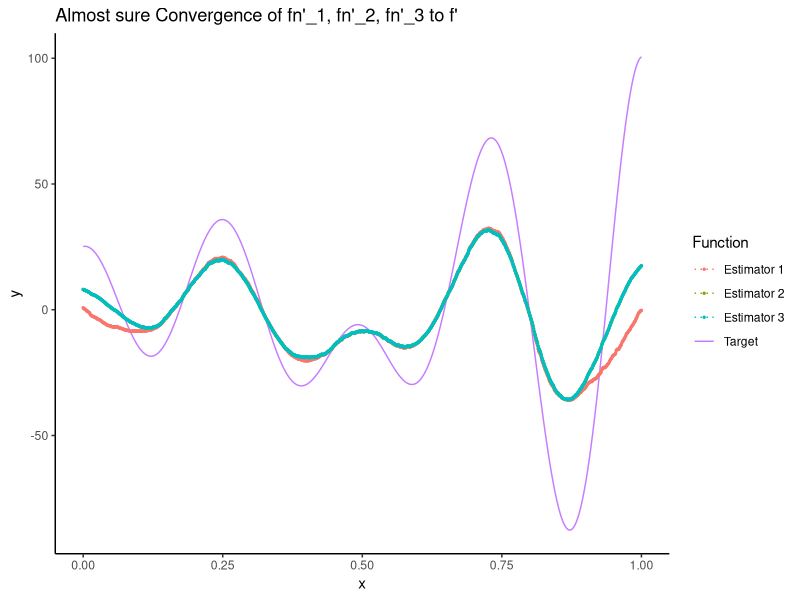
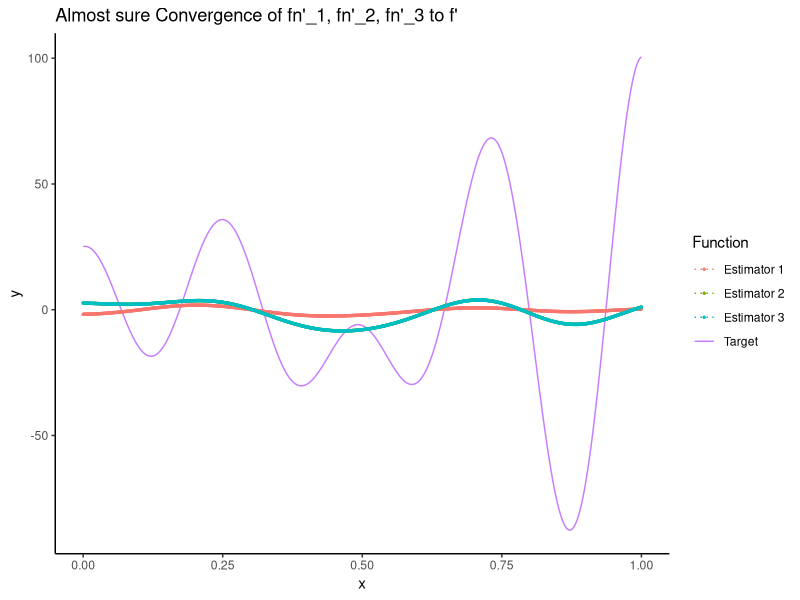
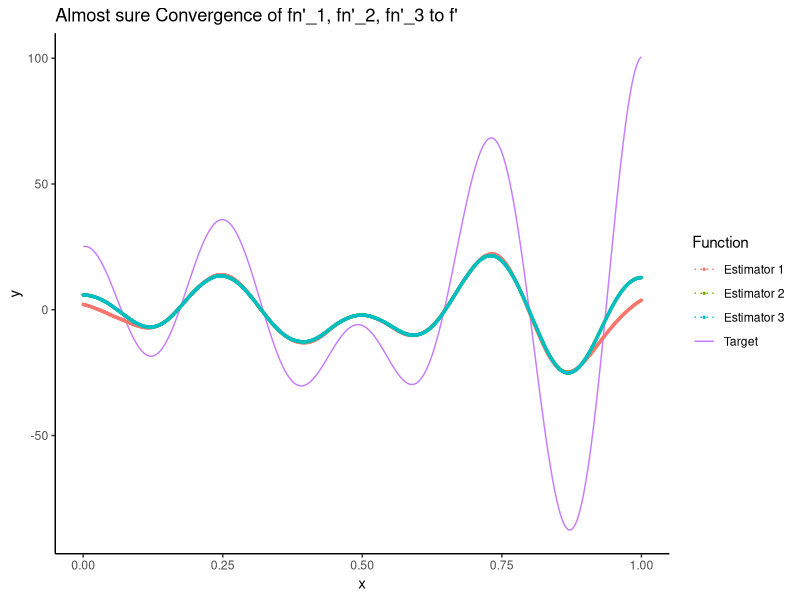
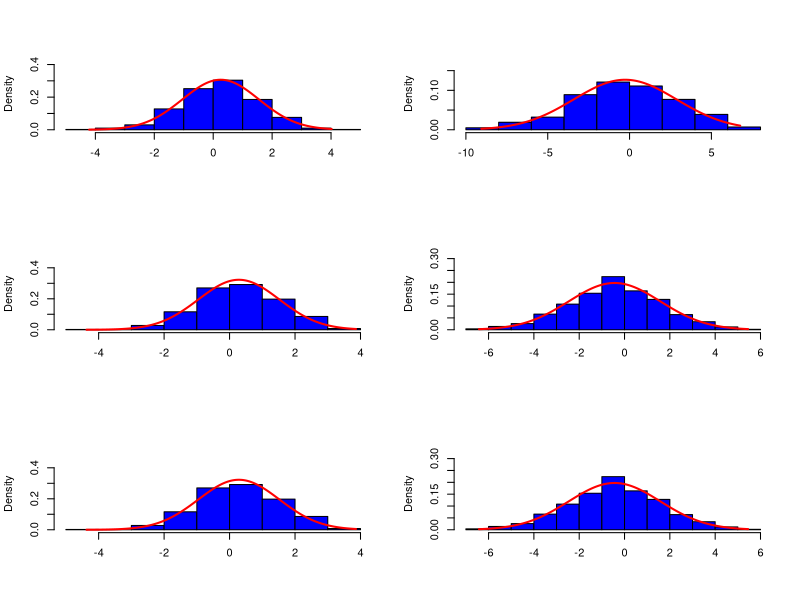
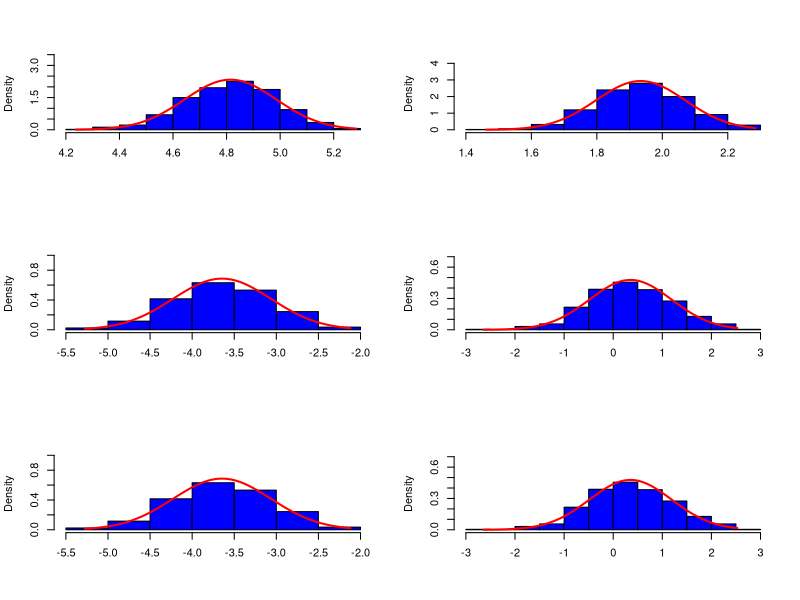
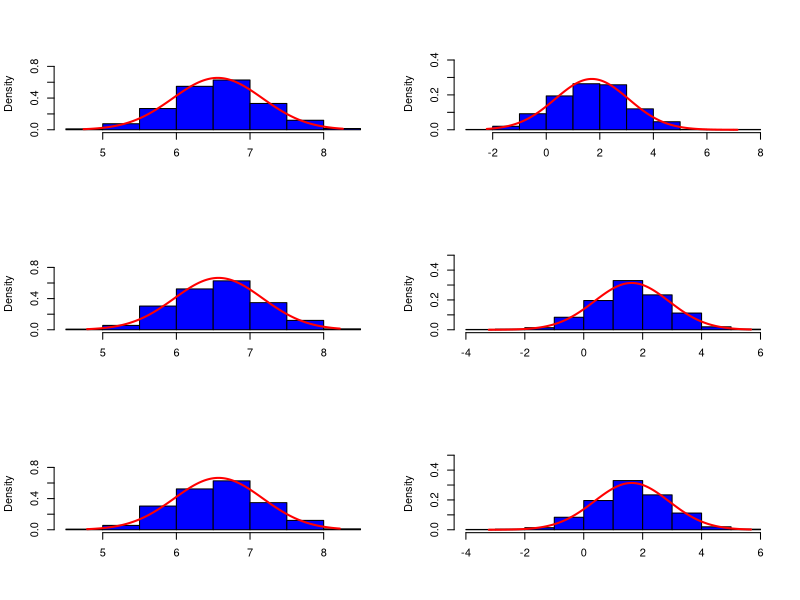

These figures' R source, in order:
## ---- chunk 1

N <- 10000 # sample size
alpha <- 0.3 # value given in the paper obtained with CV
h <- (1:N)^(-alpha)# bandwidth

h_N <- function(x) {
  return((1/N)*(sum((Y_N/h)*K((x-X_N)/h))))
}
g_N <- function(x) {
  return((1/N)*(sum((1/h)*K((x-X_N)/h))))
}
h_N_prime <- function(x) {
  return((1/N)*(sum((Y_N/h^2)*K_prime((x-X_N)/h))))
}
g_N_prime <- function(x) {
  return((1/N)*(sum((1/h^2)*K_prime((x-X_N)/h))))
}
es_n1 <- function(x) { # recursive version of Nadaraya Watson (Parzen 1962; Rosenblatt 1956)
  return((h_N_prime(x)/g_N(x)) - (h_N(x)*g_N_prime(x))/(g_N(x))^2)
}
es_n2 <- function(x) { # Johnston (1982)
  return((h_N_prime(x)/g(x)) - (h_N(x)*g_prime(x))/(g(x))^2)
}
es_n3 <- function(x) { # Wand and Jones (1995)
  return((1/N)*(sum(Y_N/(g(x)*h^2)*K_prime((x-X_N)/h))))
}
## ---- chunk 2
# global setting for CV
# global functions invariant to kernel and estimator choice
# data generation

f <- function(x) { # primitive of target function
  return((x+2)*sin(4*pi*x^2)+2*sin(8*pi*x))
}
f_prime <- function(x) { # target function
  return(sin(4*pi*x^2)+8*pi*x*(x+2)*cos(4*pi*x^2) + 8*pi*cos(8*pi*x))
}
g <- function(x) { # density of X
  return(1)
}
g_prime <- function(x){
  return(0)
}

# data generation
N <- 1000 # sample size
eps <- rnorm(N, 0, 1) # error term
X <- runif(N, 0, 1) # X ~ U[0, 1] with density g
Y <- f(X) + eps # (Y, X) non parametric relation
## ---- chunk 3
K <- function(x) { # Epanechnikov kernel
  return(ifelse(abs(x) <= 1, (3/4)*(1-x^2), 0)) 
}
K_prime <- function(x) { # derivative of kernel
  return(ifelse(abs(x) <= 1, -(3/2)*x, 0))
}
## ---- chunk 4
# Cross Validation function
CV_es1 <- function(alpha) { # CV for each estimator given K, g, f, X, Y
    cv_score <- 0
    h <- (1:N)^(-alpha)
    H <- h # saving for LOOCV
    for (k in 1:length(X)) { # proceeding to LOOCV
      # cv_[esn_j](X_(-1)) + ... + cv_j(X_(-n))
      X_N <- X # (X_1, ..., X_N)
      Y_N <- Y # (Y_1, ..., Y_N)
      h <- H[-k] # leaving one out
      X_N <- X_N[-k] # leaving one out
      Y_N <- Y_N[-k] # leaving one out
      es_n1 <- function(x) {
        return((h_N_prime(x)/g_N(x)) - (h_N(x)*g_N_prime(x))/(g_N(x))^2)
      }
      h_N <- function(x) {# p(Y_N,X_N,h) => impacted by LOOCV
        return((1/N)*(sum((Y_N/h)*K((x-X_N)/h))))
      }
      g_N <- function(x) {# p(X_N,h) => impacted by LOOCV
        return((1/N)*(sum((1/h)*K((x-X_N)/h))))
      }
      h_N_prime <- function(x) {# p(Y_N,X_N,h) => impacted by LOOCV
        return((1/N)*(sum((Y_N/h^2)*K_prime((x-X_N)/h))))
      }
      g_N_prime <- function(x) {# p(X_N,h) => impacted by LOOCV
        return((1/N)*(sum((1/h^2)*K_prime((x-X_N)/h))))
      }
      cv_score <- cv_score + (1/N)*(es_n1(X[k]) - f_prime(X[k]))^2
    }
      return(cv_score)
  }

CV_es2 <- function(alpha) { # CV for each estimator given K, g, f, X, Y
    cv_score <- 0
    h <- (1:N)^(-alpha)
    H <- h # saving for LOOCV
    for (k in 1:length(X)) { # proceeding to LOOCV
      # cv_[esn_j](X_(-1)) + ... + cv_j(X_(-n))
      X_N <- X # (X_1, ..., X_N)
      Y_N <- Y # (Y_1, ..., Y_N)
      h <- H[-k] # leaving one out
      X_N <- X_N[-k] # leaving one out
      Y_N <- Y_N[-k] # leaving one out
      es_n2 <- function(x) {
        return((h_N_prime(x)/g(x)) - (h_N(x)*g_prime(x))/(g(x))^2)
      }
      h_N <- function(x) {# p(Y_N,X_N,h) => impacted by LOOCV
        return((1/N)*(sum((Y_N/h)*K((x-X_N)/h))))
      }
      g_N <- function(x) {# p(X_N,h) => impacted by LOOCV
        return((1/N)*(sum((1/h)*K((x-X_N)/h))))
      }
      h_N_prime <- function(x) {# p(Y_N,X_N,h) => impacted by LOOCV
        return((1/N)*(sum((Y_N/h^2)*K_prime((x-X_N)/h))))
      }
      g_N_prime <- function(x) {# p(X_N,h) => impacted by LOOCV
        return((1/N)*(sum((1/h^2)*K_prime((x-X_N)/h))))
      }
      cv_score <- cv_score + (1/N)*(es_n2(X[k]) - f_prime(X[k]))^2
    }
    return(cv_score)
  }

CV_es3 <- function(alpha) { # CV for each estimator given K, g, f, X, Y
    cv_score <- 0
    h <- (1:N)^(-alpha)
    H <- h # saving for LOOCV
    for (k in 1:length(X)) { # proceeding to LOOCV
      # cv_[esn_j](X_(-1)) + ... + cv_j(X_(-n))
      X_N <- X # (X_1, ..., X_N)
      Y_N <- Y # (Y_1, ..., Y_N)
      h <- H[-k] # leaving one out
      X_N <- X_N[-k] # leaving one out
      Y_N <- Y_N[-k] # leaving one out
      es_n3 <- function(x) {
          y <- rep(NA, length(x))
          for (j in 1:length(x)) {
            y[j] <- (1/N)*(sum(Y_N/(g(x)*h^2)*K_prime((x[j]-X_N)/h)))
          }
          return(y)
      } 
      h_N <- function(x) {# p(Y_N,X_N,h) => impacted by LOOCV
        return((1/N)*(sum((Y_N/h)*K((x-X_N)/h))))
      }
      g_N <- function(x) {# p(X_N,h) => impacted by LOOCV
        return((1/N)*(sum((1/h)*K((x-X_N)/h))))
      }
      h_N_prime <- function(x) {# p(Y_N,X_N,h) => impacted by LOOCV
        return((1/N)*(sum((Y_N/h^2)*K_prime((x-X_N)/h))))
      }
      g_N_prime <- function(x) {# p(X_N,h) => impacted by LOOCV
        return((1/N)*(sum((1/h^2)*K_prime((x-X_N)/h))))
      }
      cv_score <- cv_score + (1/N)*(es_n3(X[k]) - f_prime(X[k]))^2
    }
      return(cv_score)
}
## ---- chunk 5
# Optimal bandwidth for Kernel 1 and es_n1, es_n2, es_n3
library(stats)
res_es1 <- optim(par=0.3, fn = CV_es1, lower = 1/5, upper=1/3, method="L-BFGS-B")
alpha_star_es1 <-res_es1$par
alpha_star_es1
res_es2 <- optim(par=0.3, fn = CV_es2, lower = 1/5, upper=1/3, method="L-BFGS-B")
alpha_star_es2 <-res_es2$par
alpha_star_es2
res_es3 <- optim(par=0.3, fn = CV_es3, lower = 1/5, upper=1/3, method="L-BFGS-B")
alpha_star_es3 <-res_es3$par
alpha_star_es3
## ---- chunk 6
K <- function(x) {
  return(pnorm(x)) 
}
K_prime <- function(x) {
  return(-(x*(1/sqrt(2*pi))*(exp(-(1/2)*x^2))))
}
## ---- chunk 7
# Optimal bandwidth for Kernel 2 and es_n1, es_n2, es_n3
# Optimal bandwidth for Kernel 1 and es_n1, es_n2, es_n3
library(stats)
res_es1 <- optim(par=0.3, fn = CV_es2, lower = 1/5, upper=1/3, method="L-BFGS-B")
alpha_star_es1 <-res_es1$par
alpha_star_es1
res_es2 <- optim(par=0.3, fn = CV_es2, lower = 1/5, upper=1/3, method="L-BFGS-B")
alpha_star_es2 <-res_es2$par
alpha_star_es2
res_es3 <- optim(par=0.3, fn = CV_es2, lower = 1/5, upper=1/3, method="L-BFGS-B")
alpha_star_es3 <-res_es3$par
alpha_star_es3
## ---- chunk 8
K <- function(x) {
  return(ifelse(abs(x) <= 1, (15/16)*(1-x^2)^2, 0))
}
K_prime <- function(x) {
  return(ifelse(abs(x) <= 1, -(15/8)*(x)*(1-x^2), 0))
}
## ---- chunk 9
library(stats)
res_es1 <- optim(par=0.3, fn = CV_es2, lower = 1/5, upper=1/3, method="L-BFGS-B")
alpha_star_es1 <-res_es1$par
alpha_star_es1
res_es2 <- optim(par=0.3, fn = CV_es2, lower = 1/5, upper=1/3, method="L-BFGS-B")
alpha_star_es2 <-res_es2$par
alpha_star_es2
res_es3 <- optim(par=0.3, fn = CV_es2, lower = 1/5, upper=1/3, method="L-BFGS-B")
alpha_star_es3 <-res_es3$par
alpha_star_es3
## ---- chunk 10
# data generation
alpha <- 1/3 # optimal bandwidth by LOOCV
h <- (1:N)^(-alpha) # bandwidth
N <- 10000 # sample size
eps_N <- rnorm(N, 0, 1) # error term
X_N <- runif(N, 0, 1) # X ~ U[0, 1]
Y_N <- f(X_N) + eps_N # Non parametric relation between X and Y
# global functions and data generation
f <- function(x) {
  return((x+2)*sin(4*pi*x^2)+2*sin(8*pi*x))
}
f_prime <- function(x) {
  return(sin(4*pi*x^2)+8*pi*x*(x+2)*cos(4*pi*x^2) + 8*pi*cos(8*pi*x))
}

h_N <- function(x) {
  y <- rep(NA, length(x))
  for (j in 1:length(x)) {
    y[j] <- (1/N)*(sum((Y_N/h)*K((x[j]-X_N)/h)))
  }
  return(y)
}
g_N <- function(x) {
  y <- rep(NA, length(x))
  for (j in 1:length(x)) {
    y[j] <- (1/N)*(sum((1/h)*K((x[j]-X_N)/h)))
  }
  return(y)
}
h_N_prime <- function(x) {
  y <- rep(NA, length(x))
  for (j in 1:length(x)) {
    y[j] <- (1/N)*(sum((Y_N/h^2)*K_prime((x[j]-X_N)/h)))
  }
  return(y)
}
g_N_prime <- function(x) {
  y <- rep(NA, length(x))
  for (j in 1:length(x)) {
    y[j] <- (1/N)*(sum((1/h^2)*K_prime((x[j]-X_N)/h)))
  }
  return(y)
}
# estimators
es_n1 <- function(x) {
  return((h_N_prime(x)/g_N(x)) - (h_N(x)*g_N_prime(x))/(g_N(x))^2)
}
es_n2 <- function(x) {
  return((h_N_prime(x)/g(x)) - (h_N(x)*g_prime(x))/(g(x))^2)
}
es_n3 <- function(x) {
  y <- rep(NA, length(x))
  for (j in 1:length(x)) {
    y[j] <- (1/N)*(sum(Y_N/(g(x)*h^2)*K_prime((x[j]-X_N)/h)))
  }
  return(y)
}
# density of X
g <- function(x) {
  return(1)
}
g_prime <- function(x){
  return(0)
}
## ---- chunk 11
# Select Kernel for a.s. convergence plot
# epanechnikov kernel
K <- function(x) {
  return(ifelse(abs(x) <= 1, (3/4)*(1-x^2), 0)) 
}
K_prime <- function(x) {
  return(ifelse(abs(x) <= 1, -(3/2)*x, 0))
}
## ---- chunk 12
library(ggplot2)
x <- seq(0, 1, length.out = 1000) # plot on interval 0, 1
df <- data.frame( # plot of f', es_n1, es_n2, es_n3
  x = rep(x, 4),
  y = c(f_prime(x), es_n1(x), es_n2(x), es_n3(x)),
  curve_name = factor(rep(c("Target","Estimator 1", "Estimator 2", "Estimator 3"), each = length(x)))
)
ggplot(df, aes(x = x, y = y, color = curve_name, linetype = curve_name)) + # specifying the ggplot ; curve distinguishable by color and linetype
  geom_line(size = 0.5) +
  geom_point( # adding points gives better look
    data = subset(df, curve_name != "Target"),
    size = 0.5,
  ) +
  scale_linetype_manual(values = c("Target" = "solid", "Estimator 1" = "dotted", "Estimator 2" = "dotted", "Estimator 3" = "dotted")) + # setting of linetypes by curve
  labs(
    title = "Almost sure Convergence of fn'_1, fn'_2, fn'_3 to f'",
    x = "x",
    y = "y",
    color = "Function",
    linetype = "Function" # obtain a single legend applying for both colors and linetype
  ) +
  theme_classic()
## ---- chunk 13
# gaussian kernel
K <- function(x) {
  return(pnorm(x)) 
}
K_prime <- function(x) {
  return(-(x*(1/sqrt(2*pi))*(exp(-(1/2)*x^2))))
}
## ---- chunk 14
library(ggplot2)
x <- seq(0, 1, length.out = 1000) # plot on interval 0, 1
df <- data.frame( # plot of f', es_n1, es_n2, es_n3
  x = rep(x, 4),
  y = c(f_prime(x), es_n1(x), es_n2(x), es_n3(x)),
  curve_name = factor(rep(c("Target","Estimator 1", "Estimator 2", "Estimator 3"), each = length(x)))
)
ggplot(df, aes(x = x, y = y, color = curve_name, linetype = curve_name)) + # specifying the ggplot ; curve distinguishable by color and linetype
  geom_line(size = 0.5) +
  geom_point( # adding points gives better look
    data = subset(df, curve_name != "Target"),
    size = 0.5,
  ) +
  scale_linetype_manual(values = c("Target" = "solid", "Estimator 1" = "dotted", "Estimator 2" = "dotted", "Estimator 3" = "dotted")) + # setting of linetypes by curve
  labs(
    title = "Almost sure Convergence of fn'_1, fn'_2, fn'_3 to f'",
    x = "x",
    y = "y",
    color = "Function",
    linetype = "Function" # obtain a single legend applying for both colors and linetype
  ) +
  theme_classic()
## ---- chunk 15
# quadratic kernel
K <- function(x) {
  return(ifelse(abs(x) <= 1, (15/16)*(1-x^2)^2, 0))
}
K_prime <- function(x) {
  return(ifelse(abs(x) <= 1, -(15/8)*(x)*(1-x^2), 0))
}
## ---- chunk 16
library(ggplot2)
x <- seq(0, 1, length.out = 1000) # plot on interval 0, 1
df <- data.frame( # plot of f', es_n1, es_n2, es_n3
  x = rep(x, 4),
  y = c(f_prime(x), es_n1(x), es_n2(x), es_n3(x)),
  curve_name = factor(rep(c("Target","Estimator 1", "Estimator 2", "Estimator 3"), each = length(x)))
)
ggplot(df, aes(x = x, y = y, color = curve_name, linetype = curve_name)) + # specifying the ggplot ; curve distinguishable by color and linetype
  geom_line(size = 0.5) +
  geom_point( # adding points gives better look
    data = subset(df, curve_name != "Target"),
    size = 0.5,
  ) +
  scale_linetype_manual(values = c("Target" = "solid", "Estimator 1" = "dotted", "Estimator 2" = "dotted", "Estimator 3" = "dotted")) + # setting of linetypes by curve
  labs(
    title = "Almost sure Convergence of fn'_1, fn'_2, fn'_3 to f'",
    x = "x",
    y = "y",
    color = "Function",
    linetype = "Function" # obtain a single legend applying for both colors and linetype
  ) +
  theme_classic()
## ---- chunk 17
# global functions and data generation
f <- function(x) {
  return((x+2)*sin(4*pi*x^2)+2*sin(8*pi*x))
}
f_prime <- function(x) {
  return(sin(4*pi*x^2)+8*pi*x*(x+2)*cos(4*pi*x^2) + 8*pi*cos(8*pi*x))
}
# density of X
g <- function(x) {
  return(1)
}
g_prime <- function(x){
  return(0)
}
## ---- chunk 18
# Select Kernel for CLT result
# epanechnikov kernel
K <- function(x) {
  return(ifelse(abs(x) <= 1, (3/4)*(1-x^2), 0)) 
}
K_prime <- function(x) {
  return(ifelse(abs(x) <= 1, -(3/2)*x, 0))
}
## ---- chunk 19
N <- 2000
B <- 500
x0 <- 0.5
alpha <- 0.319 # to obtain centered for both x0 and x1; though not a.s. conv on x1 with alpha != 1/3 high variance may explain why centered ? x0 centered on a.s. conv plot at alpha in (0.319 +- epsilon) and f^2(x0) = 0, see normality convergence on paper
x1 <- 0.8
par(mfrow=c(3,2))

set.seed(123)
ES1_X0 <- rep(NA, B)
ES2_X0 <- rep(NA, B)
ES3_X0 <- rep(NA, B)
ES1_X1 <- rep(NA, B)
ES2_X1 <- rep(NA, B)
ES3_X1 <- rep(NA, B)
for (b in 1:B) {
  h <- (1:N)^(-alpha)
  eps_N <- rnorm(N, 0, 1)
  X_N <- runif(N, 0, 1)
  Y_N <- f(X_N) + eps_N
  h_N <- function(x) {
    y <- rep(NA, length(x))
    for (j in 1:length(x)) {
      y[j] <- (1/N)*(sum((Y_N/h)*K((x[j]-X_N)/h)))
    }
    return(y)
  }
  g_N <- function(x) {
    y <- rep(NA, length(x))
    for (j in 1:length(x)) {
      y[j] <- (1/N)*(sum((1/h)*K((x[j]-X_N)/h)))
    }
    return(y)
  }
  h_N_prime <- function(x) {
    y <- rep(NA, length(x))
    for (j in 1:length(x)) {
      y[j] <- (1/N)*(sum((Y_N/h^2)*K_prime((x[j]-X_N)/h)))
    }
    return(y)
  }
  g_N_prime <- function(x) {
    y <- rep(NA, length(x))
    for (j in 1:length(x)) {
      y[j] <- (1/N)*(sum((1/h^2)*K_prime((x[j]-X_N)/h)))
    }
    return(y)
  }
  es_n1 <- function(x) {
    return((h_N_prime(x)/g_N(x)) - (h_N(x)*g_N_prime(x))/(g_N(x))^2)
    }
  es_n2 <- function(x) {
    return((h_N_prime(x)/g(x)) - (h_N(x)*g_prime(x))/(g(x))^2)
    }
  es_n3 <- function(x) {
    y <- rep(NA, length(x))
    for (j in 1:length(x)) {
      y[j] <- (1/N)*(sum(Y_N/(g(x)*h^2)*K_prime((x[j]-X_N)/h)))
    }
    return(y)
  }
  ES1_X0[b] <- sqrt(N*(1/N^alpha)^3)*
(es_n1(x0) - f_prime(x0))
  ES2_X0[b] <- sqrt(N*(1/N^alpha)^3)*(es_n2(x0) - f_prime(x0))
  ES3_X0[b] <- sqrt(N*(1/N^alpha)^3)*(es_n3(x0) - f_prime(x0))
  ES1_X1[b] <- sqrt(N*(1/N^alpha)^3)*(es_n1(x1) - f_prime(x1))
  ES2_X1[b] <- sqrt(N*(1/N^alpha)^3)*(es_n2(x1) - f_prime(x1))
  ES3_X1[b] <- sqrt(N*(1/N^alpha)^3)*(es_n3(x1) - f_prime(x1))
}

VES1X0 <- c(mean(ES1_X0),sd(ES1_X0))
VES1X1 <- c(mean(ES1_X1),sd(ES1_X1))
VES2X0 <- c(mean(ES2_X0),sd(ES2_X0))
VES2X1 <- c(mean(ES2_X1),sd(ES2_X1))
VES3X0 <- c(mean(ES3_X0),sd(ES3_X0))
VES3X1 <- c(mean(ES3_X1),sd(ES3_X1))
nbins <- 10
XVALS_ES1_X0 <- seq(min(ES1_X0), max(ES1_X0), length.out = 200)
hist(main="", ES1_X0, breaks=nbins, freq = FALSE, col = "blue",
     xlab = "", ylim = c(0, max(density(ES1_X0)$y)*1.5))
lines(XVALS_ES1_X0, dnorm(XVALS_ES1_X0, VES1X0[1], VES1X0[2]), col = "red", lwd = 2)
hist(main="", ES1_X1, breaks=nbins, freq = FALSE, col = "blue",
     xlab = "", ylim = c(0, max(density(ES1_X1)$y)*1.5))
XVALS_ES1_X1 <- seq(min(ES1_X1), max(ES1_X1), length.out = 200)
lines(XVALS_ES1_X1, dnorm(XVALS_ES1_X1, VES1X1[1], VES1X1[2]), col = "red", lwd = 2)

XVALS_ES2_X0 <- seq(min(ES2_X0), max(ES2_X0), length.out = 200)
hist(main="", ES2_X0, breaks=nbins, freq = FALSE, col = "blue",
     xlab = "", ylim = c(0, max(density(ES2_X0)$y)*1.5))
lines(XVALS_ES2_X0, dnorm(XVALS_ES2_X0, VES2X0[1], VES2X0[2]), col = "red", lwd = 2)
hist(main="", ES2_X1, breaks=nbins, freq = FALSE, col = "blue",
     xlab = "", ylim = c(0, max(density(ES2_X1)$y)*1.5))
XVALS_ES2_X1 <- seq(min(ES2_X1), max(ES2_X1), length.out = 200)
lines(XVALS_ES2_X1, dnorm(XVALS_ES2_X1, VES2X1[1], VES2X1[2]), col = "red", lwd = 2)

XVALS_ES3_X0 <- seq(min(ES3_X0), max(ES3_X0), length.out = 200)
hist(main="", ES3_X0, breaks=nbins, freq = FALSE, col = "blue",
     xlab = "", ylim = c(0, max(density(ES3_X0)$y)*1.5))
lines(XVALS_ES3_X0, dnorm(XVALS_ES3_X0, VES3X0[1], VES3X0[2]), col = "red", lwd = 2)
hist(main="", ES3_X1, breaks=nbins, freq = FALSE, col = "blue",
     xlab = "", ylim = c(0, max(density(ES3_X1)$y)*1.5))
XVALS_ES3_X1 <- seq(min(ES3_X1), max(ES3_X1), length.out = 200)
lines(XVALS_ES3_X1, dnorm(XVALS_ES3_X1, VES3X1[1], VES3X1[2]), col = "red", lwd = 2)
## ---- chunk 20
# gaussian kernel
K <- function(x) {
  return(pnorm(x)) 
}
K_prime <- function(x) {
  return(-(x*(1/sqrt(2*pi))*(exp(-(1/2)*x^2))))
}
## ---- chunk 21
N <- 2000
B <- 500
x0 <- 0.5
alpha <- 0.319 # to obtain centered for both x0 and x1; though not a.s. conv on x1 with alpha != 1/3 high variance may explain why centered ? x0 centered on a.s. conv plot at alpha in (0.319 +- epsilon) and f^2(x0) = 0, see normality convergence on paper
x1 <- 0.8
par(mfrow=c(3,2))

set.seed(123)
ES1_X0 <- rep(NA, B)
ES2_X0 <- rep(NA, B)
ES3_X0 <- rep(NA, B)
ES1_X1 <- rep(NA, B)
ES2_X1 <- rep(NA, B)
ES3_X1 <- rep(NA, B)
for (b in 1:B) {
  h <- (1:N)^(-alpha)
  eps_N <- rnorm(N, 0, 1)
  X_N <- runif(N, 0, 1)
  Y_N <- f(X_N) + eps_N
  h_N <- function(x) {
    y <- rep(NA, length(x))
    for (j in 1:length(x)) {
      y[j] <- (1/N)*(sum((Y_N/h)*K((x[j]-X_N)/h)))
    }
    return(y)
  }
  g_N <- function(x) {
    y <- rep(NA, length(x))
    for (j in 1:length(x)) {
      y[j] <- (1/N)*(sum((1/h)*K((x[j]-X_N)/h)))
    }
    return(y)
  }
  h_N_prime <- function(x) {
    y <- rep(NA, length(x))
    for (j in 1:length(x)) {
      y[j] <- (1/N)*(sum((Y_N/h^2)*K_prime((x[j]-X_N)/h)))
    }
    return(y)
  }
  g_N_prime <- function(x) {
    y <- rep(NA, length(x))
    for (j in 1:length(x)) {
      y[j] <- (1/N)*(sum((1/h^2)*K_prime((x[j]-X_N)/h)))
    }
    return(y)
  }
  es_n1 <- function(x) {
    return((h_N_prime(x)/g_N(x)) - (h_N(x)*g_N_prime(x))/(g_N(x))^2)
    }
  es_n2 <- function(x) {
    return((h_N_prime(x)/g(x)) - (h_N(x)*g_prime(x))/(g(x))^2)
    }
  es_n3 <- function(x) {
    y <- rep(NA, length(x))
    for (j in 1:length(x)) {
      y[j] <- (1/N)*(sum(Y_N/(g(x)*h^2)*K_prime((x[j]-X_N)/h)))
    }
    return(y)
  }
  ES1_X0[b] <- sqrt(N*(1/N^alpha)^3)*
(es_n1(x0) - f_prime(x0))
  ES2_X0[b] <- sqrt(N*(1/N^alpha)^3)*(es_n2(x0) - f_prime(x0))
  ES3_X0[b] <- sqrt(N*(1/N^alpha)^3)*(es_n3(x0) - f_prime(x0))
  ES1_X1[b] <- sqrt(N*(1/N^alpha)^3)*(es_n1(x1) - f_prime(x1))
  ES2_X1[b] <- sqrt(N*(1/N^alpha)^3)*(es_n2(x1) - f_prime(x1))
  ES3_X1[b] <- sqrt(N*(1/N^alpha)^3)*(es_n3(x1) - f_prime(x1))
}

VES1X0 <- c(mean(ES1_X0),sd(ES1_X0))
VES1X1 <- c(mean(ES1_X1),sd(ES1_X1))
VES2X0 <- c(mean(ES2_X0),sd(ES2_X0))
VES2X1 <- c(mean(ES2_X1),sd(ES2_X1))
VES3X0 <- c(mean(ES3_X0),sd(ES3_X0))
VES3X1 <- c(mean(ES3_X1),sd(ES3_X1))
nbins <- 10
XVALS_ES1_X0 <- seq(min(ES1_X0), max(ES1_X0), length.out = 200)
hist(main="", ES1_X0, breaks=nbins, freq = FALSE, col = "blue",
     xlab = "", ylim = c(0, max(density(ES1_X0)$y)*1.5))
lines(XVALS_ES1_X0, dnorm(XVALS_ES1_X0, VES1X0[1], VES1X0[2]), col = "red", lwd = 2)
hist(main="", ES1_X1, breaks=nbins, freq = FALSE, col = "blue",
     xlab = "", ylim = c(0, max(density(ES1_X1)$y)*1.5))
XVALS_ES1_X1 <- seq(min(ES1_X1), max(ES1_X1), length.out = 200)
lines(XVALS_ES1_X1, dnorm(XVALS_ES1_X1, VES1X1[1], VES1X1[2]), col = "red", lwd = 2)

XVALS_ES2_X0 <- seq(min(ES2_X0), max(ES2_X0), length.out = 200)
hist(main="", ES2_X0, breaks=nbins, freq = FALSE, col = "blue",
     xlab = "", ylim = c(0, max(density(ES2_X0)$y)*1.5))
lines(XVALS_ES2_X0, dnorm(XVALS_ES2_X0, VES2X0[1], VES2X0[2]), col = "red", lwd = 2)
hist(main="", ES2_X1, breaks=nbins, freq = FALSE, col = "blue",
     xlab = "", ylim = c(0, max(density(ES2_X1)$y)*1.5))
XVALS_ES2_X1 <- seq(min(ES2_X1), max(ES2_X1), length.out = 200)
lines(XVALS_ES2_X1, dnorm(XVALS_ES2_X1, VES2X1[1], VES2X1[2]), col = "red", lwd = 2)

XVALS_ES3_X0 <- seq(min(ES3_X0), max(ES3_X0), length.out = 200)
hist(main="", ES3_X0, breaks=nbins, freq = FALSE, col = "blue",
     xlab = "", ylim = c(0, max(density(ES3_X0)$y)*1.5))
lines(XVALS_ES3_X0, dnorm(XVALS_ES3_X0, VES3X0[1], VES3X0[2]), col = "red", lwd = 2)
hist(main="", ES3_X1, breaks=nbins, freq = FALSE, col = "blue",
     xlab = "", ylim = c(0, max(density(ES3_X1)$y)*1.5))
XVALS_ES3_X1 <- seq(min(ES3_X1), max(ES3_X1), length.out = 200)
lines(XVALS_ES3_X1, dnorm(XVALS_ES3_X1, VES3X1[1], VES3X1[2]), col = "red", lwd = 2)
## ---- chunk 22
# quadratic kernel
K <- function(x) {
  return(ifelse(abs(x) <= 1, (15/16)*(1-x^2)^2, 0))
}
K_prime <- function(x) {
  return(ifelse(abs(x) <= 1, -(15/8)*(x)*(1-x^2), 0))
}
## ---- chunk 23
N <- 2000
B <- 500
x0 <- 0.5
alpha <- 0.319 # to obtain centered for both x0 and x1; though not a.s. conv on x1 with alpha != 1/3 high variance may explain why centered ? x0 centered on a.s. conv plot at alpha in (0.319 +- epsilon) and f^2(x0) = 0, see normality convergence on paper
x1 <- 0.8
par(mfrow=c(3,2))

set.seed(123)
ES1_X0 <- rep(NA, B)
ES2_X0 <- rep(NA, B)
ES3_X0 <- rep(NA, B)
ES1_X1 <- rep(NA, B)
ES2_X1 <- rep(NA, B)
ES3_X1 <- rep(NA, B)
for (b in 1:B) {
  h <- (1:N)^(-alpha)
  eps_N <- rnorm(N, 0, 1)
  X_N <- runif(N, 0, 1)
  Y_N <- f(X_N) + eps_N
  h_N <- function(x) {
    y <- rep(NA, length(x))
    for (j in 1:length(x)) {
      y[j] <- (1/N)*(sum((Y_N/h)*K((x[j]-X_N)/h)))
    }
    return(y)
  }
  g_N <- function(x) {
    y <- rep(NA, length(x))
    for (j in 1:length(x)) {
      y[j] <- (1/N)*(sum((1/h)*K((x[j]-X_N)/h)))
    }
    return(y)
  }
  h_N_prime <- function(x) {
    y <- rep(NA, length(x))
    for (j in 1:length(x)) {
      y[j] <- (1/N)*(sum((Y_N/h^2)*K_prime((x[j]-X_N)/h)))
    }
    return(y)
  }
  g_N_prime <- function(x) {
    y <- rep(NA, length(x))
    for (j in 1:length(x)) {
      y[j] <- (1/N)*(sum((1/h^2)*K_prime((x[j]-X_N)/h)))
    }
    return(y)
  }
  es_n1 <- function(x) {
    return((h_N_prime(x)/g_N(x)) - (h_N(x)*g_N_prime(x))/(g_N(x))^2)
    }
  es_n2 <- function(x) {
    return((h_N_prime(x)/g(x)) - (h_N(x)*g_prime(x))/(g(x))^2)
    }
  es_n3 <- function(x) {
    y <- rep(NA, length(x))
    for (j in 1:length(x)) {
      y[j] <- (1/N)*(sum(Y_N/(g(x)*h^2)*K_prime((x[j]-X_N)/h)))
    }
    return(y)
  }
  ES1_X0[b] <- sqrt(N*(1/N^alpha)^3)*
(es_n1(x0) - f_prime(x0))
  ES2_X0[b] <- sqrt(N*(1/N^alpha)^3)*(es_n2(x0) - f_prime(x0))
  ES3_X0[b] <- sqrt(N*(1/N^alpha)^3)*(es_n3(x0) - f_prime(x0))
  ES1_X1[b] <- sqrt(N*(1/N^alpha)^3)*(es_n1(x1) - f_prime(x1))
  ES2_X1[b] <- sqrt(N*(1/N^alpha)^3)*(es_n2(x1) - f_prime(x1))
  ES3_X1[b] <- sqrt(N*(1/N^alpha)^3)*(es_n3(x1) - f_prime(x1))
}

VES1X0 <- c(mean(ES1_X0),sd(ES1_X0))
VES1X1 <- c(mean(ES1_X1),sd(ES1_X1))
VES2X0 <- c(mean(ES2_X0),sd(ES2_X0))
VES2X1 <- c(mean(ES2_X1),sd(ES2_X1))
VES3X0 <- c(mean(ES3_X0),sd(ES3_X0))
VES3X1 <- c(mean(ES3_X1),sd(ES3_X1))
nbins <- 10
XVALS_ES1_X0 <- seq(min(ES1_X0), max(ES1_X0), length.out = 200)
hist(main="", ES1_X0, breaks=nbins, freq = FALSE, col = "blue",
     xlab = "", ylim = c(0, max(density(ES1_X0)$y)*1.5))
lines(XVALS_ES1_X0, dnorm(XVALS_ES1_X0, VES1X0[1], VES1X0[2]), col = "red", lwd = 2)
hist(main="", ES1_X1, breaks=nbins, freq = FALSE, col = "blue",
     xlab = "", ylim = c(0, max(density(ES1_X1)$y)*1.5))
XVALS_ES1_X1 <- seq(min(ES1_X1), max(ES1_X1), length.out = 200)
lines(XVALS_ES1_X1, dnorm(XVALS_ES1_X1, VES1X1[1], VES1X1[2]), col = "red", lwd = 2)

XVALS_ES2_X0 <- seq(min(ES2_X0), max(ES2_X0), length.out = 200)
hist(main="", ES2_X0, breaks=nbins, freq = FALSE, col = "blue",
     xlab = "", ylim = c(0, max(density(ES2_X0)$y)*1.5))
lines(XVALS_ES2_X0, dnorm(XVALS_ES2_X0, VES2X0[1], VES2X0[2]), col = "red", lwd = 2)
hist(main="", ES2_X1, breaks=nbins, freq = FALSE, col = "blue",
     xlab = "", ylim = c(0, max(density(ES2_X1)$y)*1.5))
XVALS_ES2_X1 <- seq(min(ES2_X1), max(ES2_X1), length.out = 200)
lines(XVALS_ES2_X1, dnorm(XVALS_ES2_X1, VES2X1[1], VES2X1[2]), col = "red", lwd = 2)

XVALS_ES3_X0 <- seq(min(ES3_X0), max(ES3_X0), length.out = 200)
hist(main="", ES3_X0, breaks=nbins, freq = FALSE, col = "blue",
     xlab = "", ylim = c(0, max(density(ES3_X0)$y)*1.5))
lines(XVALS_ES3_X0, dnorm(XVALS_ES3_X0, VES3X0[1], VES3X0[2]), col = "red", lwd = 2)
hist(main="", ES3_X1, breaks=nbins, freq = FALSE, col = "blue",
     xlab = "", ylim = c(0, max(density(ES3_X1)$y)*1.5))
XVALS_ES3_X1 <- seq(min(ES3_X1), max(ES3_X1), length.out = 200)
lines(XVALS_ES3_X1, dnorm(XVALS_ES3_X1, VES3X1[1], VES3X1[2]), col = "red", lwd = 2)
## ---- chunk 24
set.seed(123)
# Setting

# data generation parameters
alpha <- 1/3 # optimal bandwidth by LOOCV
h <- (1:N)^(-alpha) # bandwidth
N <- 1000 # sample size per batch
B <- 500 # batch

x = c(0.5, 0.8) # values for MSE
d <- rep(1/N, N) # discretizing tool for MISE
x_d <- (1:N)/N # x_val for MISE
## ---- chunk 25
# global functions and data generation
f <- function(x) {
  return((x+2)*sin(4*pi*x^2)+2*sin(8*pi*x))
}
f_prime <- function(x) {
  return(sin(4*pi*x^2)+8*pi*x*(x+2)*cos(4*pi*x^2) + 8*pi*cos(8*pi*x))
}

h_N <- function(x) {
  y <- rep(NA, length(x))
  for (j in 1:length(x)) {
    y[j] <- (1/N)*(sum((Y_N/h)*K((x[j]-X_N)/h)))
  }
  return(y)
}
g_N <- function(x) {
  y <- rep(NA, length(x))
  for (j in 1:length(x)) {
    y[j] <- (1/N)*(sum((1/h)*K((x[j]-X_N)/h)))
  }
  return(y)
}
h_N_prime <- function(x) {
  y <- rep(NA, length(x))
  for (j in 1:length(x)) {
    y[j] <- (1/N)*(sum((Y_N/h^2)*K_prime((x[j]-X_N)/h)))
  }
  return(y)
}
g_N_prime <- function(x) {
  y <- rep(NA, length(x))
  for (j in 1:length(x)) {
    y[j] <- (1/N)*(sum((1/h^2)*K_prime((x[j]-X_N)/h)))
  }
  return(y)
}
# estimators
es_n1 <- function(x) {
  return((h_N_prime(x)/g_N(x)) - (h_N(x)*g_N_prime(x))/(g_N(x))^2)
}
es_n2 <- function(x) {
  return((h_N_prime(x)/g(x)) - (h_N(x)*g_prime(x))/(g(x))^2)
}
es_n3 <- function(x) {
  y <- rep(NA, length(x))
  for (j in 1:length(x)) {
    y[j] <- (1/N)*(sum(Y_N/(g(x)*h^2)*K_prime((x[j]-X_N)/h)))
  }
  return(y)
}
# density of X
g <- function(x) {
  return(1)
}
g_prime <- function(x){
  return(0)
}
## ---- chunk 26
# K1 = epanechnikov
K <- function(x) {
  return(ifelse(abs(x) <= 1, (3/4)*(1-x^2), 0)) 
}
K_prime <- function(x) {
  return(ifelse(abs(x) <= 1, -(3/2)*x, 0))
}

ES1_X0_K1 <- rep(NA, B)
ES2_X0_K1 <- rep(NA, B)
ES3_X0_K1 <- rep(NA, B)
ES1_X1_K1 <- rep(NA, B)
ES2_X1_K1 <- rep(NA, B)
ES3_X1_K1 <- rep(NA, B)
for (b in 1:B) {
  eps_N <- rnorm(N, 0, 1) # error term
  X_N <- runif(N, 0, 1) # X ~ U[0, 1]
  Y_N <- f(X_N) + eps_N # Non parametric relation between X and Y
  ES1_X0_K1[b] <- es_n1(x0) 
  ES2_X0_K1[b] <- es_n2(x0)
  ES3_X0_K1[b] <- es_n3(x0)
  ES1_X1_K1[b] <- es_n1(x1)
  ES2_X1_K1[b] <- es_n2(x1)
  ES3_X1_K1[b] <- es_n3(x1)
}
MSE_ES1_K1_X0 = mean((ES1_X0_K1 - f_prime(x0))^2) + var(ES1_X0_K1)
MSE_ES2_K1_X0 = mean((ES2_X0_K1 - f_prime(x0))^2) + var(ES2_X0_K1)
MSE_ES3_K1_X0 = mean((ES3_X0_K1 - f_prime(x0))^2) + var(ES3_X0_K1)
MSE_ES1_K1_X1 = mean((ES1_X1_K1 - f_prime(x1))^2) + var(ES1_X1_K1)
MSE_ES2_K1_X1 = mean((ES2_X1_K1 - f_prime(x1))^2) + var(ES2_X1_K1)
MSE_ES3_K1_X1 = mean((ES3_X1_K1 - f_prime(x1))^2) + var(ES3_X1_K1)

fn1_K <- function(x) {
  ES_X <- rep(NA, B)
  for (b in 1:B) {
    ES_X[b] <- es_n1(x)
  }
  return(mean((ES_X - f_prime(x))^2) + var(ES_X))
}

fn2_K <- function(x) {
  ES_X <- rep(NA, B)
  for (b in 1:B) {
    ES_X[b] <- es_n2(x)
  }
  return(mean((ES_X - f_prime(x))^2) + var(ES_X))
}

fn3_K <- function(x) {
  ES_X <- rep(NA, B)
  for (b in 1:B) {
    ES_X[b] <- es_n3(x)
  }
  return(mean((ES_X - f_prime(x))^2) + var(ES_X))
}
# MISE_K1_ES1 = sum(d*sapply(x_d, fn1_K))
# MISE_K1_ES2 = sum(d*sapply(x_d, fn2_K))
# MISE_K1_ES3 = sum(d*sapply(x_d, fn3_K))

# Kernel 2

K <- function(x) {
  return(pnorm(x)) 
}
K_prime <- function(x) {
  return(-(x*(1/sqrt(2*pi))*(exp(-(1/2)*x^2))))
}

alpha <- 1/3

ES1_X0_K2 <- rep(NA, B)
ES2_X0_K2 <- rep(NA, B)
ES3_X0_K2 <- rep(NA, B)
ES1_X1_K2 <- rep(NA, B)
ES2_X1_K2 <- rep(NA, B)
ES3_X1_K2 <- rep(NA, B)
for (b in 1:B) {
  e <- rnorm(N, 0, 1)
  X <- runif(N, 0, 1)
  Y <- f(X) + e
  ES1_X0_K2[b] <- es_n1(x0)
  ES2_X0_K2[b] <- es_n2(x0)
  ES3_X0_K2[b] <- es_n3(x0)
  ES1_X1_K2[b] <- es_n1(x1)
  ES2_X1_K2[b] <- es_n2(x1)
  ES3_X1_K2[b] <- es_n3(x1)
}
MSE_ES1_K2_X0 = mean((ES1_X0_K2 - f_prime(x0))^2) + var(ES1_X0_K2)
MSE_ES2_K2_X0 = mean((ES2_X0_K2 - f_prime(x0))^2) + var(ES2_X0_K2)
MSE_ES3_K2_X0 = mean((ES3_X0_K2 - f_prime(x0))^2) + var(ES3_X0_K2)
MSE_ES1_K2_X1 = mean((ES1_X1_K2 - f_prime(x1))^2) + var(ES1_X1_K2)
MSE_ES2_K2_X1 = mean((ES2_X1_K2 - f_prime(x1))^2) + var(ES2_X1_K2)
MSE_ES3_K2_X1 = mean((ES3_X1_K2 - f_prime(x1))^2) + var(ES3_X1_K2)

# MISE_K2_ES1 = sum(d*sapply(x_d, fn1_K))
# MISE_K2_ES2 = sum(d*sapply(x_d, fn2_K))
# MISE_K2_ES3 = sum(d*sapply(x_d, fn3_K))

# Kernel 3

K <- function(x) {
  return(ifelse(abs(x) <= 1, (15/16)*(1-x^2)^2, 0))
}
K_prime <- function(x) {
  return(ifelse(abs(x) <= 1, -(15/8)*(x)*(1-x^2), 0))
}

ES1_X0_K3 <- rep(NA, B)
ES2_X0_K3 <- rep(NA, B)
ES3_X0_K3 <- rep(NA, B)
ES1_X1_K3 <- rep(NA, B)
ES2_X1_K3 <- rep(NA, B)
ES3_X1_K3 <- rep(NA, B)
for (b in 1:B) {
  e <- rnorm(N, 0, 1)
  X <- runif(N, 0, 1)
  Y <- f(X) + e
  ES1_X0_K3[b] <- es_n1(x0)
  ES2_X0_K3[b] <- es_n2(x0)
  ES3_X0_K3[b] <- es_n3(x0)
  ES1_X1_K3[b] <- es_n1(x1)
  ES2_X1_K3[b] <- es_n2(x1)
  ES3_X1_K3[b] <- es_n3(x1)
}
MSE_ES1_K3_X0 = mean((ES1_X0_K3 - f_prime(x0))^2) + var(ES1_X0_K3)
MSE_ES2_K3_X0 = mean((ES2_X0_K3 - f_prime(x0))^2) + var(ES2_X0_K3)
MSE_ES3_K3_X0 = mean((ES3_X0_K3 - f_prime(x0))^2) + var(ES3_X0_K3)
MSE_ES1_K3_X1 = mean((ES1_X1_K3 - f_prime(x1))^2) + var(ES1_X1_K3)
MSE_ES2_K3_X1 = mean((ES2_X1_K3 - f_prime(x1))^2) + var(ES2_X1_K3)
MSE_ES3_K3_X1 = mean((ES3_X1_K3 - f_prime(x1))^2) + var(ES3_X1_K3)

# MISE_K3_ES1 = sum(d*sapply(x_d, fn1_K))
# MISE_K3_ES2 = sum(d*sapply(x_d, fn2_K))
# MISE_K3_ES3 = sum(d*sapply(x_d, fn3_K))

print("MSE for K1")
c(MSE_ES1_K1_X0, MSE_ES2_K1_X0, MSE_ES3_K1_X0, MSE_ES1_K1_X1, MSE_ES2_K1_X1, MSE_ES3_K1_X1)
print("MSE for K2")
c(MSE_ES1_K2_X0, MSE_ES2_K2_X0, MSE_ES3_K2_X0, MSE_ES1_K2_X1, MSE_ES2_K2_X1, MSE_ES3_K2_X1)
print("MSE for K3")
c(MSE_ES1_K3_X0, MSE_ES2_K3_X0, MSE_ES3_K3_X0, MSE_ES1_K3_X1, MSE_ES2_K3_X1, MSE_ES3_K3_X1)
# print("MISE for K1, K2, K3")
# c(MISE_K1_ES1, MISE_K1_ES2, MISE_K1_ES3, MISE_K2_ES1, MISE_K2_ES2, MISE_K2_ES3, MISE_K3_ES1, MISE_K3_ES2, MISE_K3_ES3)

# X0 -> ES2_K2 et ES3_K2
# X1 -> ES2_K2 et ES3_K2
